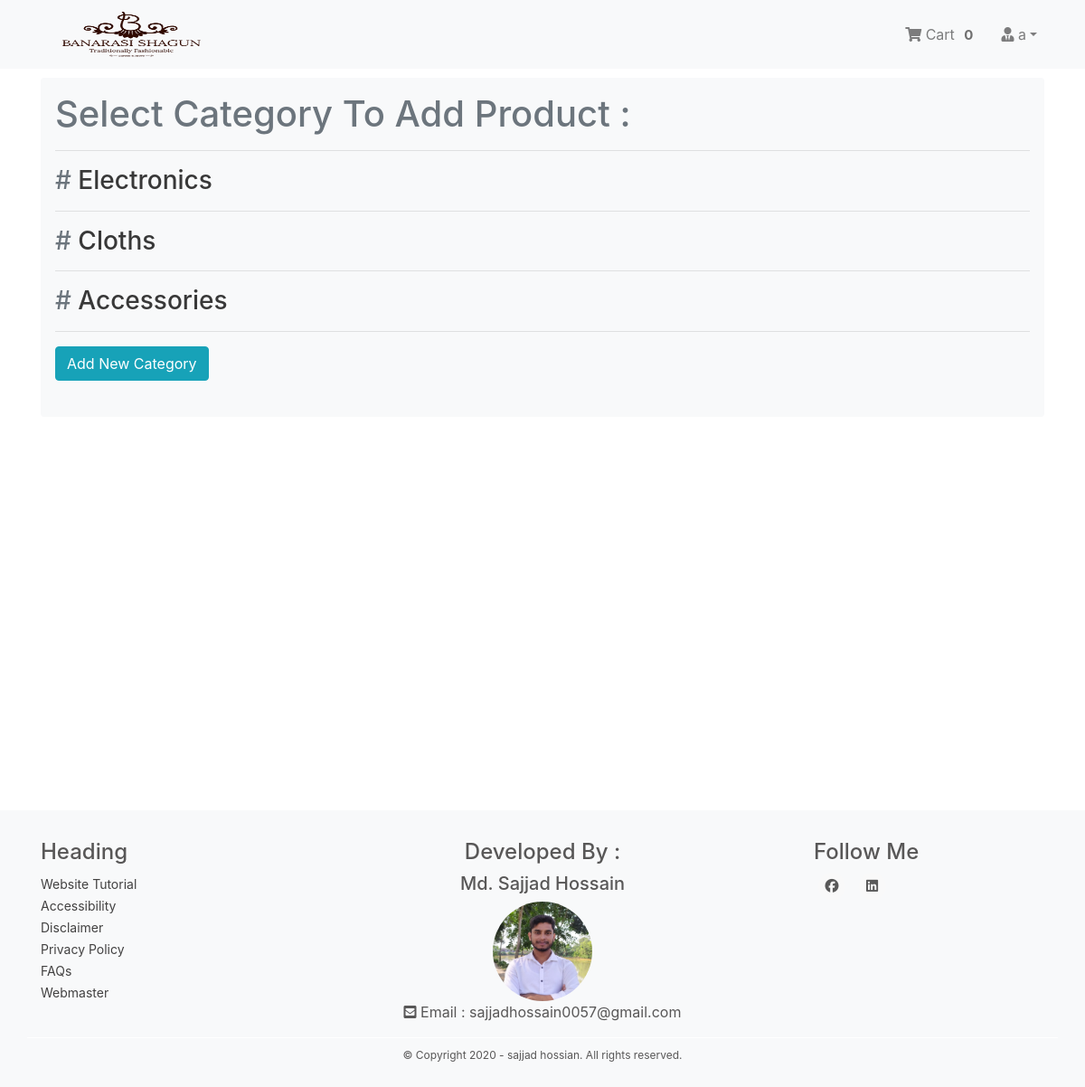
The page /category/ (signed in) on the database its author committed.
### Login_App/models.py (models this page shows, shortened)
class User(AbstractBaseUser,PermissionsMixin):
    email = models.EmailField(unique=True,null=False)
    is_staff = models.BooleanField(
        ugettext_lazy('staff status'),
        default= False,
        help_text=ugettext_lazy('Designates wheather the user can log in this site')
    )
    is_active = models.BooleanField(
        ugettext_lazy('active'),
        default=True,
        help_text=ugettext_lazy('Designates wheather this user should be treated as active.Unselect this instead of deleting accounts')
    )
    USERNAME_FIELD = 'email'
    objects = MyUserManager()

class Profile(models.Model):
    user = models.OneToOneField(User,on_delete=models.CASCADE,related_name='profile')
    username = models.CharField(max_length=264,blank=True)
    full_name = models.CharField(max_length=264,blank=True)
    address_1 = models.TextField(max_length=300,blank=True)
    city = models.CharField(max_length=40,blank=True)
    zipcode = models.CharField(max_length=10,blank=True)
    country = models.CharField(max_length=50,blank=True)
    phone = models.CharField(max_length=50,blank=True)
    date_joined = models.DateTimeField(auto_now_add=True)
    '''By this function(it's userdefine function) Cheaking fileds are  set blank or not blank'''

### Shop_App/models.py (models this page shows, shortened)
class Category(models.Model):
    title = models.CharField(max_length=32)
    created = models.DateTimeField(auto_now_add=True)
    class Meta:
        verbose_name_plural = "Categories"

### Shop_App/views.py (the view)
# urls.py: path('category/',views.category.as_view(),name='category'),
class category(ListView):
    model = Category
    template_name = 'Shop_App/category.html'

### Order_App/templatetags/cart_product_counter.py (called while the page is built)
@register.filter
def cart_product_counter(user):
    order = Order.objects.filter(user=user,ordered=False)
    if order.exists():
        return order[0].orderitems.count()
    else:
        return 0

### templates/Shop_App/category.html (shortened to what this page needs)
{% extends "base.html" %}
{% load crispy_forms_tags %}
{% block body_block %}
    {% if flag %}
    <div class="shadow-none p-3 mb-5 bg-light rounded">
        <h2 class="text-muted">Add New Category</h2>
        <hr>
        <form method="POST">
            {{form|crispy}}
            {% csrf_token %}
            <button class="btn btn-info" type="submit"> Add </button>
        </form>
    </div>
    {% else %}
    <div class="shadow-none p-3 mb-5 bg-light rounded">
        <h1 class="text-muted">Select Category To Add Product :</h1>
        <hr>
        {% for category in object_list %}
        <h3 class="text-muted">
            # <a href="{% url 'Shop_App:add_product' category.pk %}"  style="margin-left: none; color: rgb(56, 56, 56);">{{category.title}}</a>
        </h3>
        <hr>
        {% endfor %}
        <a href="{% url 'Shop_App:add_category' %}" class="btn btn-info"> Add New Category </a>
        <br><br>
    {% endif %}
</div>
{% endblock body_block %}

### templates/navbar.html (shortened to what this page needs)
{% load cart_product_counter %}
<nav class="navbar navbar-expand-lg navbar-light bg-light">
  <div class="container">
    <a class="navbar-brand" href="{% url 'Shop_App:home' %}"><img src="/media/benaroshi_logo.png" alt="LOGO" width=200px height="50px"></a>
    <div class="collapse navbar-collapse" id="navbarNav">
      <ul class="navbar-nav ml-auto">
        {% if request.user.is_authenticated %}
        <li class="nav-item">
          <a href="{% url 'Order_App:cart' %}" class="nav-link">
              <i class="fa fa-shopping-cart"></i> Cart
              <span class="badge badge-light" style="font-size: 15px; color: rgb(112, 112, 112);">
                {{request.user|cart_product_counter}}
              </span>
          </a>
        </li>
        <li class="nav-item dropdown">
          <a class="nav-link dropdown-toggle" href="#" id="navbarDropdown" role="button" data-toggle="dropdown" aria-haspopup="true" aria-expanded="false">
              <i class="fas fa-user-tie"></i> {{request.user.profile.username}}</a>
        </li>
        {% else %}
        <li class="nav-item">
          <a href="{% url 'Login_App:login' %}" class="btn">Login</a>
        </li>
        {% endif %}
      </ul>
    </div>
  </div>
</nav>

### rows shown on the page
User: user|cart_product_counter "0", user.profile.username "a"
Category: title "Electronics"
Category: title "Cloths"
Category: title "Accessories"
